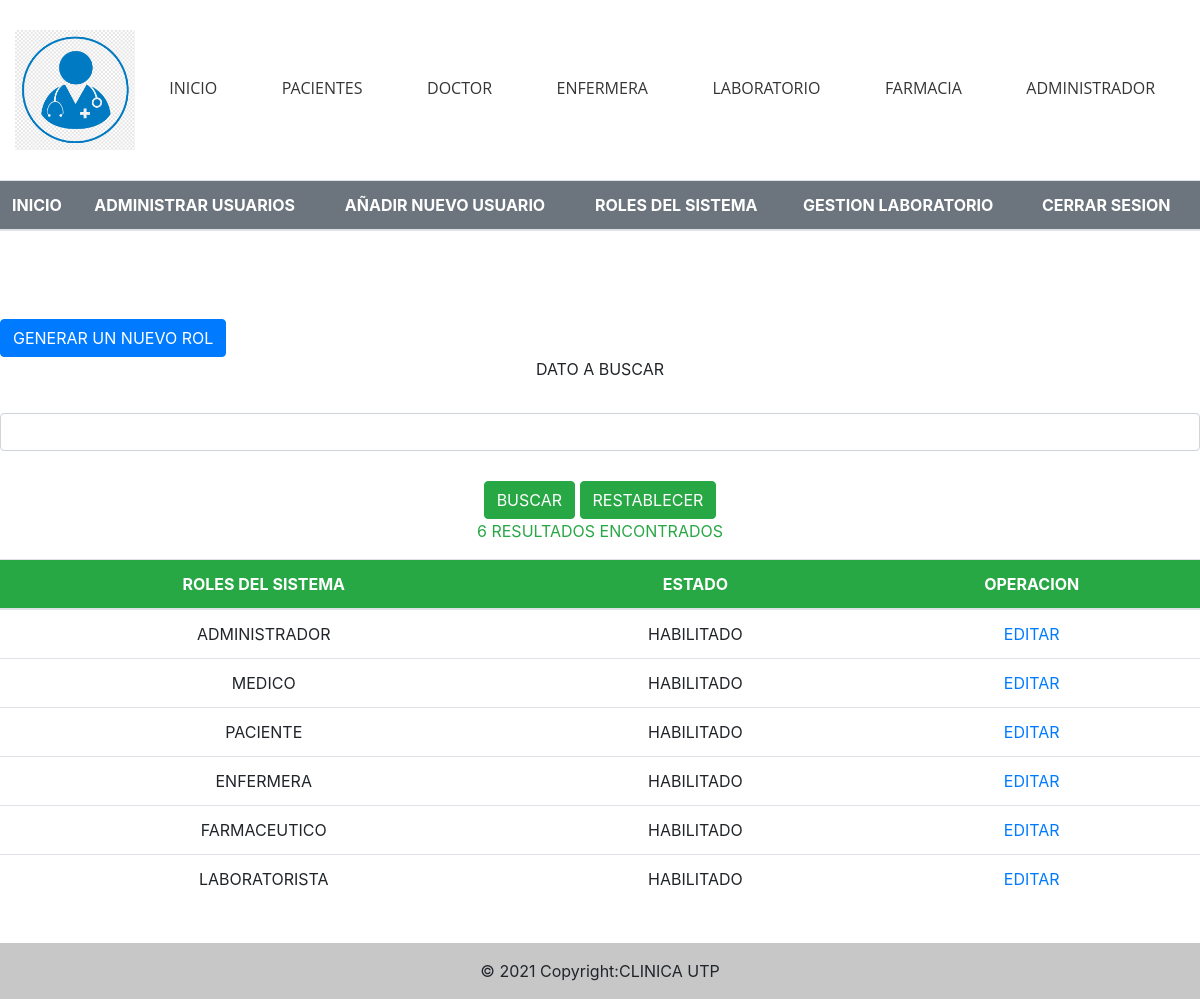
The page /Vista/roles.php on the database its author committed.
### tables this page shows
CREATE TABLE `rol` (
  `idRol` int(11) NOT NULL,
  `Tipo` varchar(45) NOT NULL
);

### Modelo/Conexion/Conexion.php (called while the page is built, shortened)
<?php
$conexion = new mysqli(DB_HOST,DB_USER,DB_PASSWORD,DB_DATABASE);
    function listarRolA(){
        global $conexion;
        $sql = "SELECT rol.tipo
        from rol";
        $resultado =mysqli_query($conexion,$sql);
        return $resultado;
    }
?>

### Controlador/Administrador/listaRol.php (called while the page is built)
<?php
require_once('../Modelo/Conexion/Conexion.php');
function listarRol()
{
	if(isset($_REQUEST['BUSCAR'])){
		$valor = $_REQUEST['buscar'];
		return listarRolAdmin($valor);
	}
	else{
		return listarRolA();
	}
}
?>

### Vista/roles.php (the view, shortened to what this page needs)
  <?php
require_once('../Controlador/Administrador/listaRol.php');
$sql = listarRol();
$numeroSql = mysqli_num_rows($sql);
?>
<!DOCTYPE html PUBLIC  "-//W3C//DTD XHTML 1.0 Transitional //EN" "http://www.w3.org/TR/xhtmll/DTD/xhtmll-transitional,dtd
    <html xmlns="https://www.w3.org/1999/xhtml">
<head>
    <link rel="stylesheet" href="https://use.fontawesome.com/releases/v5.6.3/css/all.css" >
    <link href="css/css.css" rel="stylesheet" type="text/css"/>
    <link rel="stylesheet" href="bootstrap4/css/bootstrap.min.css">
    <link href="bootstrap/css/bootstrap.min.css" rel="stylesheet" >
</head>
<body>
    <?php
        require_once('headerAdministrador.php');
    ?>
    <br><br>
<br>
<button type="button" class="btn btn-primary" data-toggle="modal" data-target="#exampleModal" data-whatever="@nombreDeUsuario">GENERAR UN NUEVO ROL</button>
<form id="form2" name="form2" method="POST" action="roles.php">
                                                <div >
                                                        <div>
                                                        <center><label  class="form-label">DATO A BUSCAR</label><br><br>
                                                        <input type="text" id="buscar" name="buscar" class="form-control" value=""></center>
                                                        </div>
                                                        <div>
                                                         <center>
                                                        <input type="submit" class="btn btn-success" value="BUSCAR" style="margin-top: 30px;">
                                                        <input type="submit" class="btn btn-success" value="RESTABLECER" style="margin-top: 30px;"></center>
                                                        </div>
                                                </div>
                                                  <center><p class="text-success"><i class="mdi mdi-file-document"></i> <?php echo $numeroSql; ?> RESULTADOS ENCONTRADOS</p></center>
                                        </form>
                                        <div class="table-responsive">
                                                <table class="table">
                                                        <thead class="text-center">
                                                                <tr class="bg-success">
                                                                        <th class="text-white"> ROLES DEL SISTEMA </th>
                                                                        <th class="text-white"> ESTADO</th>
                                                                        <th class="text-white"> OPERACION </th>
                                                                </tr>
                                                        </thead>
                                                        <tbody>
                                                        <?php while ($rowSql = mysqli_fetch_assoc($sql)){ ?>
                                                                <tr>
                                                                <td style="text-align: center;"><?php echo $rowSql["tipo"] ?></td>
                                                                <td style=" text-align: center;">HABILITADO</td>
                                                                <td style=" text-align: center;"><a href="#">EDITAR</a></td>
                                                                </tr>
                                                <?php } ?>
                                                        </tbody>
                                                </table>
                                        </div>
    </body>
    <?php
    require_once('footer.php');
    ?>

### Vista/css/css.css (style rules this page uses)
* { margin: 0; padding: 0; -webkit-box-sizing: border-box; -moz-box-sizing: border-box; box-sizing: border-box; }

### Vista/css/estilos.css (style rules this page uses)
* { margin: 0; padding: 0; -webkit-box-sizing: border-box; -moz-box-sizing: border-box; box-sizing: border-box; }
body { font-family: Open sans; }

### rows shown on the page
rol: Tipo "ADMINISTRADOR"
rol: Tipo "MEDICO"
rol: Tipo "PACIENTE"
rol: Tipo "ENFERMERA"
rol: Tipo "FARMACEUTICO"
rol: Tipo "LABORATORISTA"

### other values the page prints
$numeroSql "6"
